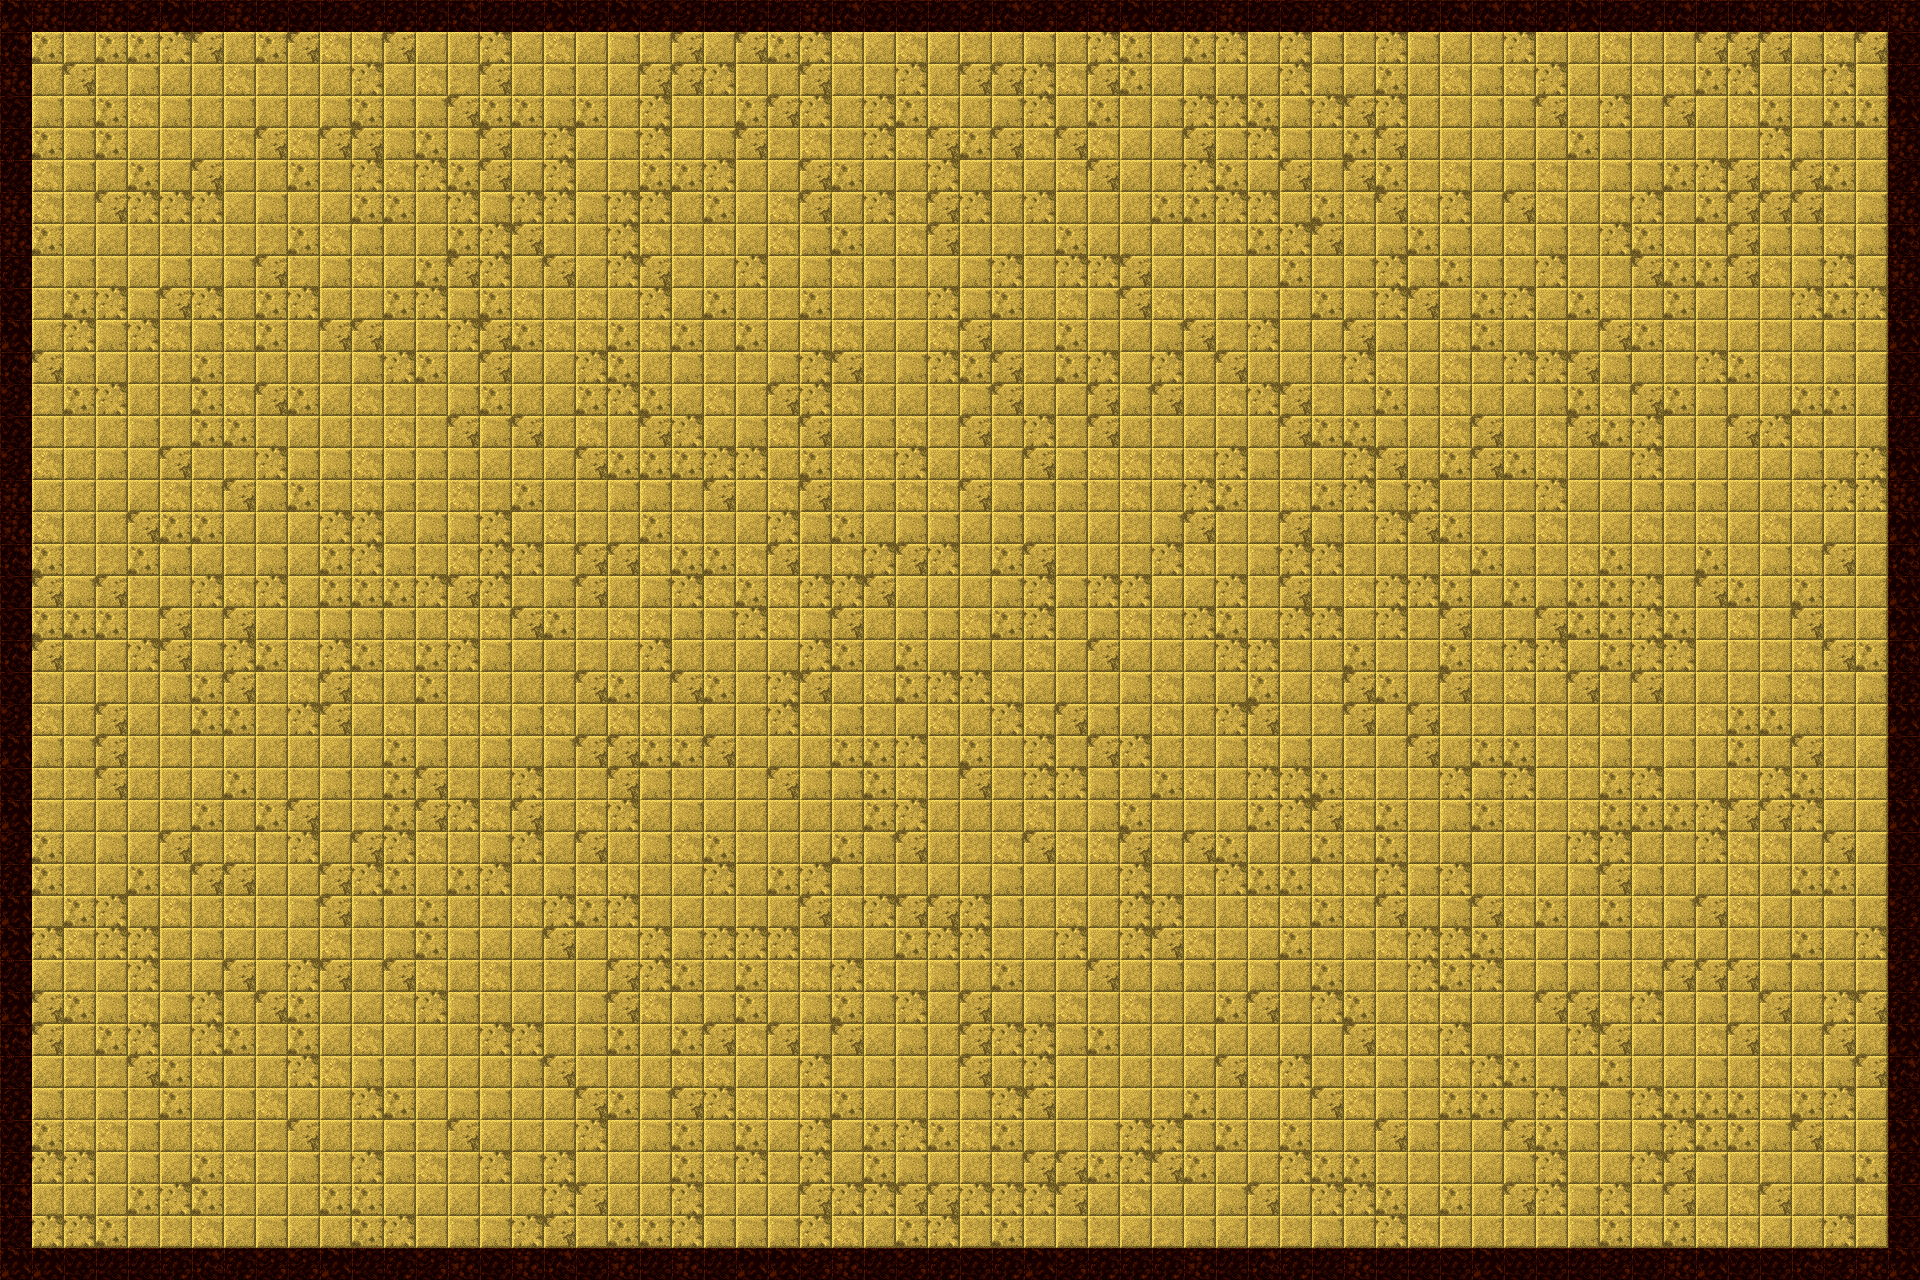

This is a level from a 2D game, rendered from its Tiled map with the project's own tilesets. A one-line summary and the map file follow, with tile-layer data summarised:
An orthogonal 60x40 tile map with 32x32 px tiles, 2 tile layers (Floor, Wall) and 2 objects (player, boss).

<map version="1.0" tiledversion="1.1.5" orientation="orthogonal" renderorder="right-down" width="60" height="40" tilewidth="32" tileheight="32" infinite="0" nextobjectid="3">
 <tileset firstgid="1" source="../img/DungeonCrawl_ProjectUtumnoTileset.tsx" />
 <layer name="Floor" width="60" height="40">
  <data>[2400 cells, 2400 non-empty, 8 distinct tile ids]</data>
 </layer>
 <layer name="Wall" width="60" height="40">
  <data>[2400 cells, 196 non-empty, 7 distinct tile ids]</data>
 </layer>
 <objectgroup name="tudo">
  <object id="1" name="player" x="466.472" y="313.411" width="58.309" height="63.1681" />
  <object id="2" name="boss" x="1360.54" y="724.004" />
 </objectgroup>
</map>
